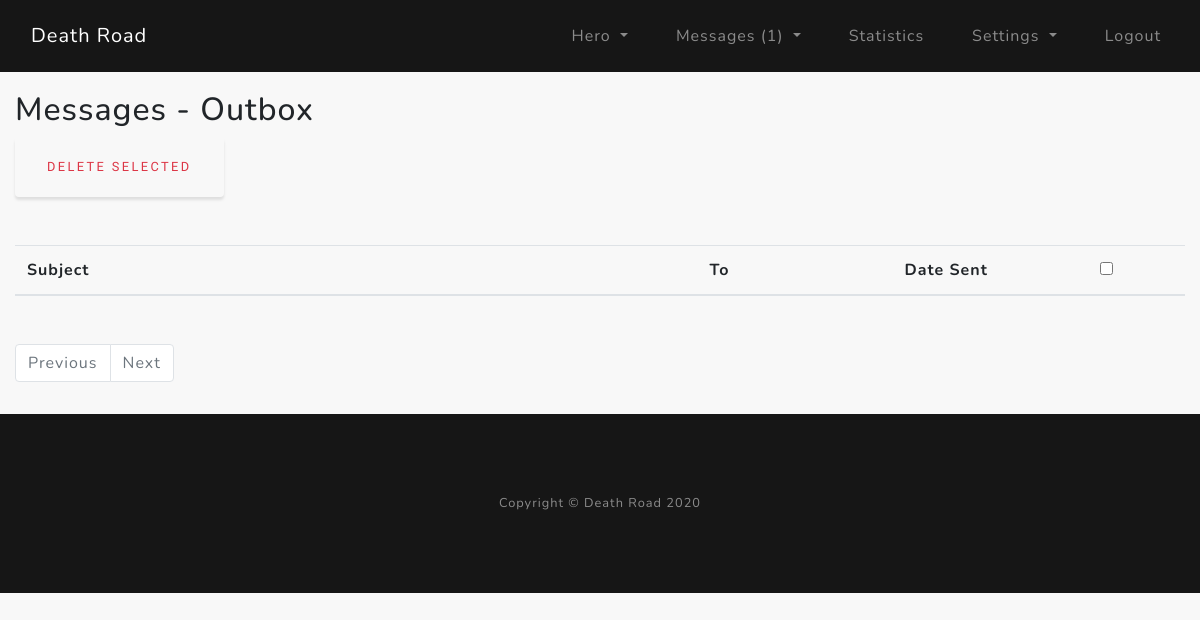
/msg_outbox (signed in), run on an earlier commit of the app's database.
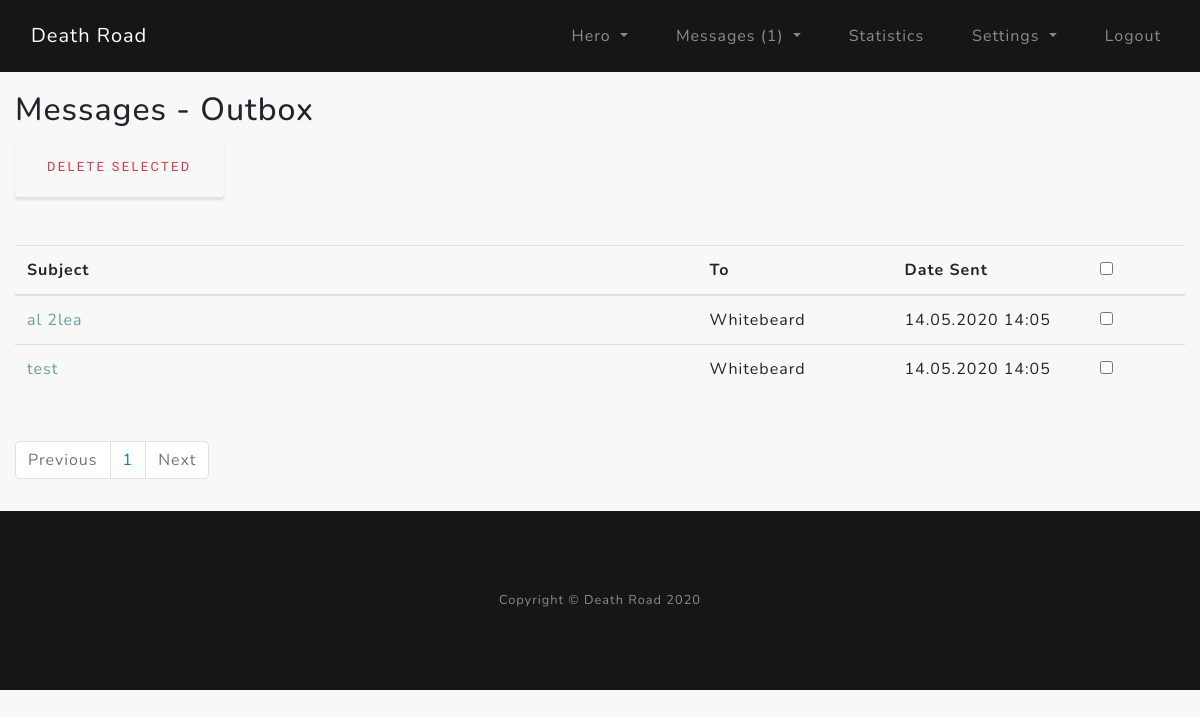
And on a later commit of the database.
### core/models.py (models this page shows)
class Messages(db.Model):
    __tablename__ = "messages"
    mid = Column(Integer, primary_key=True)  # message ID
    recipient = Column(String(32))  # recipient - user id from name
    sender = Column(String(32))  # sender - current user id
    subject_msg = Column(String(32))  # subject_msg - msg subject
    body_msg = Column(Text)  # body_msg - message body
    date = Column(DateTime)  # date - date sent
    seen = Column(Boolean)  # seen - message seen
    del_in = Column(Boolean)  # del_in - delete message from inbox
    del_out = Column(Boolean)  # del_out - delete message from outbox

### core/messages/routes.py (the view, shortened to what this page needs)
@msgs.route("/msg_outbox", methods=["POST", "GET"])
@login_required
def msg_outbox():
    page = request.args.get("page", 1, type=int)
    msg_per_page = User.query.get_or_404(current_user.id)
    get_unread_msgs = unread_msgs(current_user.username)
    msgs_sent = Messages.query. \
        order_by(Messages.date.desc()). \
        filter_by(sender=current_user.username, del_out=False). \
        paginate(page=page, per_page=msg_per_page.msg_per_page)
    next_page_button = url_for("msgs.msg_outbox", page=msgs_sent.next_num) if msgs_sent.next_num else None
    previous_page_button = url_for("msgs.msg_outbox", page=msgs_sent.prev_num) if msgs_sent.prev_num else None
    form = MessageMultipleDelete()
    return render_template("msg_outbox.html", msgs_sent=msgs_sent, next_page_button=next_page_button,
                           previous_page_button=previous_page_button, form=form, get_unread_msgs=get_unread_msgs)

### core/messages/forms.py
class MessageMultipleDelete(FlaskForm):
    multi_del = BooleanField()
    submit_del = SubmitField("Delete Selected")

### core/models.py (called while the page is built)
@login_manager.user_loader
def load_user(user_id):
    return User.query.get(int(user_id))

### core/utils/unread_msgs.py (called while the page is built)
def unread_msgs(current_acc_uname):
    gum = Messages.query.filter_by(recipient=current_acc_uname, del_in=False, seen=False).count()
    return gum

### core/templates/msg_outbox.html (shortened to what this page needs)
{% extends "layout.html" %}
{% block content %}
<section class="msg_outbox-section">
    <div class="container py-3">
        <div class="row">
            <div class="col-lg">
                <h2>Messages - Outbox</h2>
                <form method="post">
                    {{ form.submit_del(class="btn btn-outline-danger") }}
                    <table class="table table-hover my-5">
                        <thead>
                            <tr>
                                <th scope="col" class="col-md-7">Subject</th>
                                <th scope="col" class="col-md-2">To</th>
                                <th scope="col" class="col-md-2">Date Sent</th>
                                <th scope="col" class="col-md-1"><input type="checkbox" name="select_all" onclick="toggle(this)"></th>
                            </tr>
                        </thead>
                        <tbody>
                            {% for msgs_s in msgs_sent.items %}
                            <tr>
                                <td><a href="{{ url_for('msgs.msg_read', mid=msgs_s.mid) }}">{{ msgs_s.subject_msg }}</a></td>
                                <td>{{ msgs_s.recipient }}</td>
                                <td>{{ msgs_s.date.strftime("%d.%m.%Y %H:%m") }}</td>
                                <td>{{ form.multi_del(value=msgs_s.mid) }}</td>
                            </tr>
                            {% endfor %}
                        </tbody>
                    </table>
                </form>
                <nav aria-label="pagination">
                    <ul class="pagination">
                        {% if msgs_sent.prev_num != None %}
                            <li class="page-item"><a class="page-link"  href="{{ previous_page_button }}">Previous</a></li>
                        {% else %}
                            <li class="page-item disabled"><a class="page-link">Previous</a></li>
                        {% endif %}
                        {% for page_num in msgs_sent.iter_pages(left_edge=1, right_edge=1, left_current=1, right_current=2) %}
                            {% if page_num %}
                                {% if msgs_sent.page == page_num %}
                                    <li class="page-item"><a class="page-link"  href="{{ url_for('msgs.msg_outbox', page=page_num) }}">{{ page_num }}</a></li>
                                {% else %}
                                    <li class="page-item"><a class="page-link"  href="{{ url_for('msgs.msg_outbox', page=page_num) }}">{{ page_num }}</a></li>
                                {% endif %}
                            {% else %}
                                <span class="m-2"></span>
                            {% endif %}
                        {% endfor %}
                        {% if msgs_sent.next_num != None %}
                            <li class="page-item"><a class="page-link"  href="{{ next_page_button }}">Next</a></li>
                        {% else %}
                            <li class="page-item disabled"><a class="page-link">Next</a></li>
                        {% endif %}
                    </ul>
                </nav>
            </div>
        </div>
    </div>
</section>
{% endblock %}

What changed in the data, as far as the page shows it:
added Messages: subject_msg "al 2lea", recipient "Whitebeard", date "14.05.2020 14:05"
added Messages: subject_msg "test", recipient "Whitebeard", date "14.05.2020 14:05"
Also different on the page:
new list line: "1"
